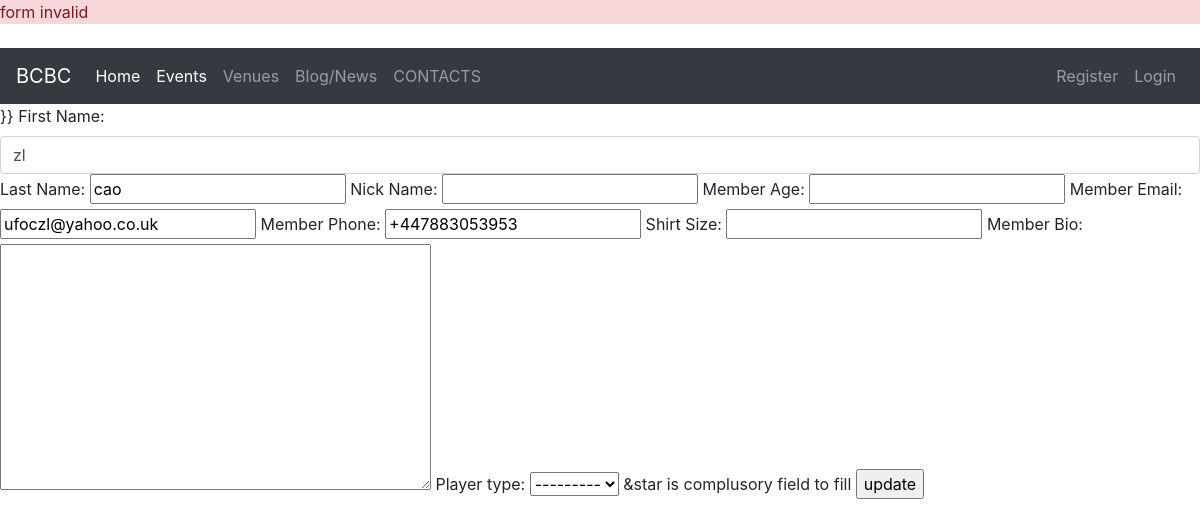
The page /members/update_profile/1/ on the database as committed earlier.
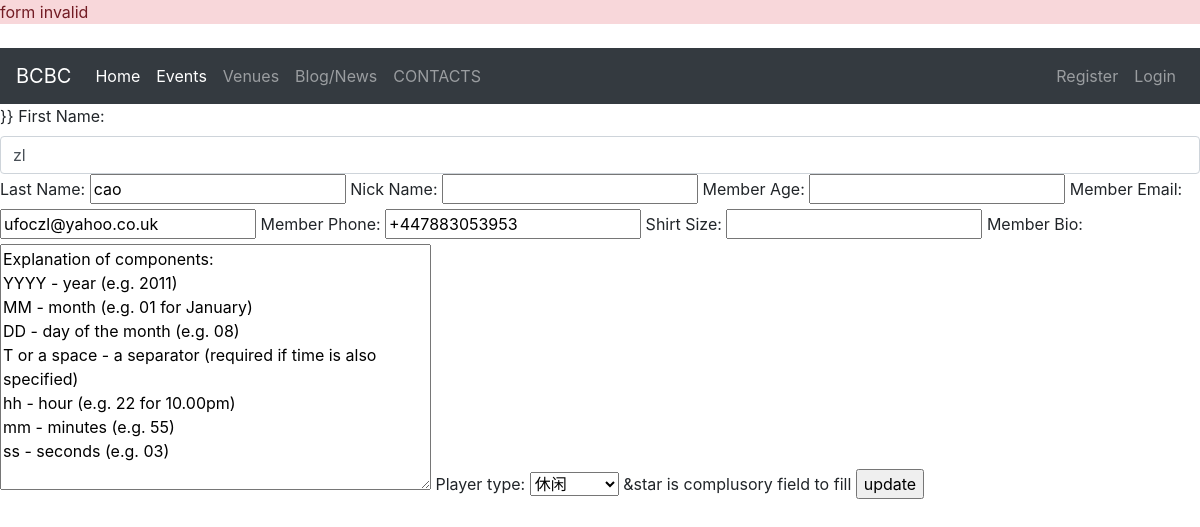
The same page on the database as committed later.
### members/models.py (models this page shows, shortened)
class Profile(models.Model):
    PLAYER_TYPE=(
        ('xiuxian','休闲'),
        ('yeren','野人'),
    )
    user=models.OneToOneField(User,null=True,on_delete=models.CASCADE)
    first_name=models.CharField('First Name',max_length=50,null=True,)
    last_name=models.CharField('Last Name',max_length=50,null=True,)
    nick_name=models.CharField('Nick Name',max_length=50,blank=True,null=True)
    age = models.IntegerField('Member Age',blank=True,null=True)
    email=models.EmailField('Member Email',max_length=50,null=True,)
    phone=models.CharField('Member Phone',max_length=50,blank=True,null=True)
    shirt_size= models.CharField('Shirt Size',max_length=20,null=True,blank=True)
    bio=models.TextField('Member Bio', max_length=500,null=True,blank=True)
    player_type=models.CharField(max_length=20,choices=PLAYER_TYPE,null=True,blank=True)

### members/views.py (the view)
# urls.py: path('update_profile/<profile_id>/', views.update_profile,name='update_profile'),
def update_profile(request,profile_id):
    profile=Profile.objects.get(pk=profile_id)
    form=ProfileForm(request.POST or None, instance=profile)
    if form.is_valid():
        messages.success(request,'form valid and saved')
        form.save()
        return redirect('user_profile',profile_id)
    else:
        messages.success(request,'form invalid')
    return render(request,'authentication/update_profile.html',{'form':form})

### members/forms.py
class ProfileForm(ModelForm):
    class Meta:
        model=Profile
        fields=(
            'first_name',
            'last_name',
            'nick_name',
            'age',
            'email',
            'phone',
            'shirt_size',
            'bio',
            'player_type',
        )
        widgets={
            'first_name':forms.TextInput(attrs={'class':'form-control','placeholder':'enter your first name'}),
            'last_name':forms.TextInput(),
            'nick_name':forms.TextInput(),
            'age':forms.TextInput(),
            'email':forms.EmailInput(),
            'phone':forms.TextInput(),
            'shirt_size':forms.TextInput(),
            'bio':forms.Textarea(),
            'player_type':forms.Select()
        }

### templates/authentication/update_profile.html (shortened to what this page needs)
{% extends 'master.html' %}
{% block content %}
    <form action="" method="POST">
        {% csrf_token %} }}
        {{ form }}
        &star is complusory field to fill
        <input type="submit" value="update">
    </form>
{% endblock %}

Rows that differ between the two databases and show on the page:
changed Profile "zl": bio (not shown) → "Explanation of components: YYYY - year (e.g. 2011) MM - month (e.g. 01 for January) DD - day of the month (e.g. 08) T or a space - a separator (required if time is also specified) hh - hour (e.g. 22 for 10.00pm) mm - minutes (e.g. 55) ss - seconds (e.g. 03)"; player_type "---------" → "休闲"
